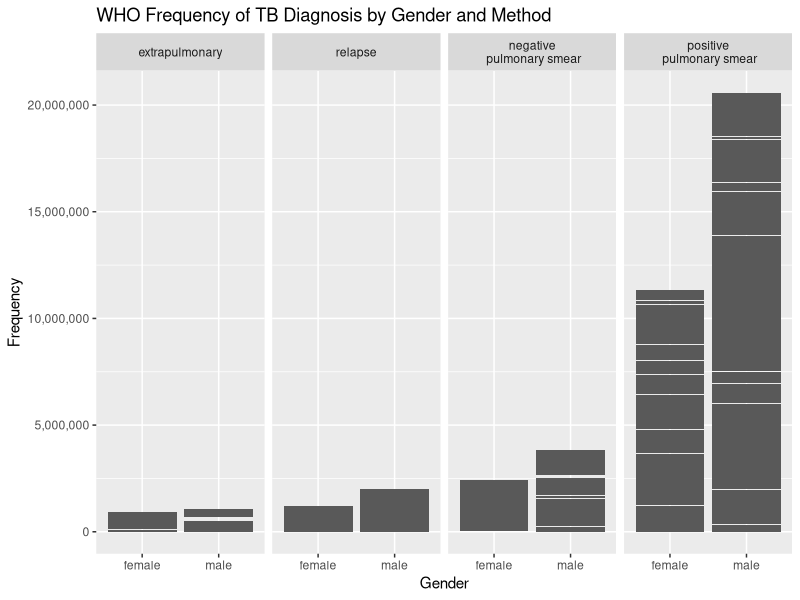
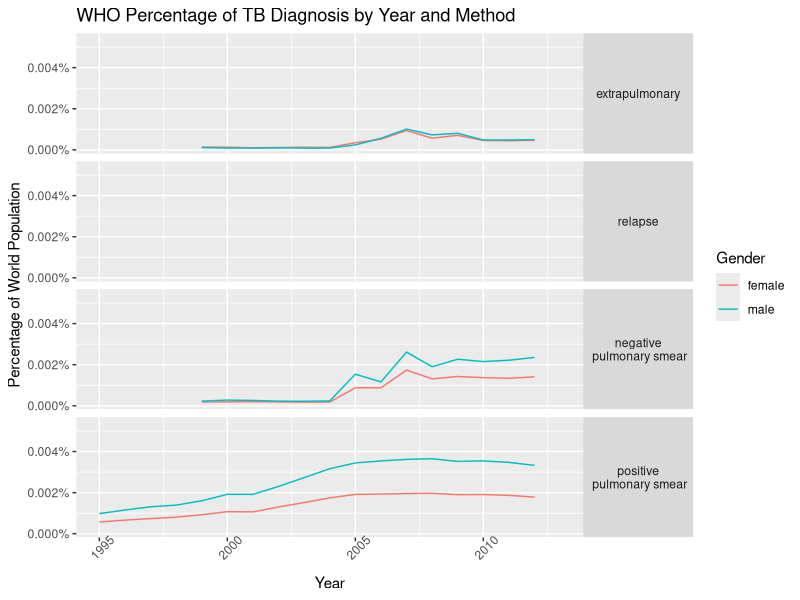
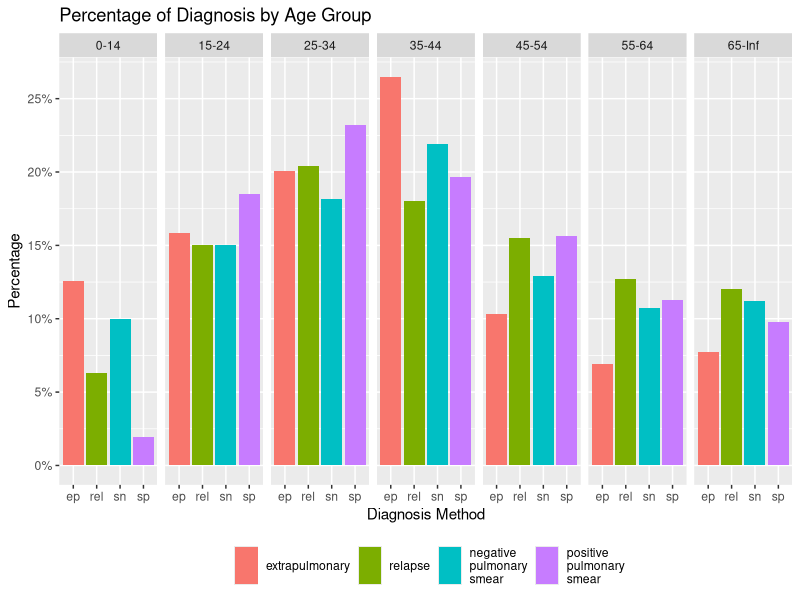

Reproduce these figures in R, in order.
## ---- chunk 1
library(dplyr)
library(tidyr)
library(ggplot2)

#your code here
who_df<- pivot_longer(who,
    cols = !c(1:4), #keep these columns 
    names_to = c("diagnosis", "gender", "age"), #names of new columns
    names_pattern = "new_?(.*)_(.)(.*)", #pattern to split old column names by to populate new columns, (.*)=match 0 or more times
    values_to = "count" #name of values column
)

## ---- chunk 2
# your code here
who_pop_df<-who_df %>%
   left_join(population,by=c("country","year")) #left join to keep all who_df data but add population data

## ---- chunk 3
# your code here
who_pop_df<-who_pop_df %>% 
  separate(age,c("min_age","max_age"),sep=-2) #sep=-2 means to take last two digits and populate into max_age, put remaining in min_age
## ---- chunk 4
# your code here
who_pop_df<-who_pop_df %>% 
  mutate(min_age=replace(min_age,min_age=="",65),max_age=replace(max_age,max_age==65,Inf)) #overwrites blanks in min_age to 65 and overwrites 65 in max_age to Inf
## ---- chunk 5
# your code here
who_pop_df %>% group_by(gender, diagnosis)%>% #group by gender and diagnosis
  summarize(frequency=sum(count,na.rm=TRUE)) #find total count of same diagnosis and same gender
## ---- chunk 6
#your code here

# ggplot(who_df)+
#   geom_col(aes(x=gender, y=count, fill=diagnosis) #bar chart by gender and diagnosis
#            ,position='dodge')+ #puts bars side-by-side instead of stacked
#   labs(title='WHO Frequency of TB Diagnosis by Gender and Method',
#        x="Gender",
#        y="Frequency"
#        )+ #label title and axes
#   scale_x_discrete(labels=c("m"="male","f"="female"))+ #change labels of m and f to what they stand for
#   scale_y_continuous(labels = scales::comma)+ #change y-axis from scientific notation to comma notation
#   scale_fill_discrete(labels = c("rel" = "relapse",
#                                  "sn" = "neg. pulmonary smear",
#                                  "sp" = "pos. pulmonary smear",
#                                  "ep" = "extrapulmonary")
#                       ) #change key values from symbols to name of what they stand for

ggplot(who_df)+
  geom_col(aes(x=gender, y=count))+ #bar chart of gender and count
  labs(title='WHO Frequency of TB Diagnosis by Gender and Method',
       x="Gender",
       y="Frequency"
       )+ #label title and axes
  scale_x_discrete(labels=c("m"="male","f"="female"))+ #change labels of m and f to what they stand for
  scale_y_continuous(labels = scales::comma)+ #change y-axis from scientific notation to comma notation
  facet_grid(.~diagnosis, #facet by diagnosis
             labeller = as_labeller(
               c("rel" = "relapse",
                 "sn" = "negative\n pulmonary smear",
                 "sp" = "positive\n pulmonary smear",
                 "ep" = "extrapulmonary")
               )#change key values from symbols to name of what they stand for
             )
## ---- chunk 7
# your code here

percentage <- who_pop_df %>%
  drop_na()%>% #drop any rows with NA values
  group_by(year, gender, diagnosis) %>% #group data by year, gender, and diagnosis
  summarise(percentage=sum(count)/sum(population)) #find sum of count by year, gender, and diagnosis over all locations; divide result by population over all locations; summarise this in column called "percentage"
## ---- chunk 8
# your code here

ggplot(percentage)+
  geom_line(aes(x=year, y=percentage,color=gender))+ #create a line plot of percentage by year, color individual lines by gender
  labs(title='WHO Percentage of TB Diagnosis by Year and Method',
       x="Year",
       y="Percentage of World Population",
       color="Gender"
       )+ #label title and axes and key
  scale_color_discrete(labels=c("m"="male", "f"="female"))+ #change labels of m and f to what they stand for
  scale_y_continuous(labels = scales::percent)+ #change y-axis from decimal to percentage
  facet_grid(rows=vars(diagnosis), #facet by diagnosis vertically
             labeller = as_labeller(c("rel" = "relapse",
                                      "sn" = "negative\n pulmonary smear",
                                      "sp" = "positive\n pulmonary smear",
                                      "ep" = "extrapulmonary")
                                    ) #change facet values from symbols to name of what they stand for
             )+
  theme(axis.text.x = element_text(angle = 45), #rotate x-axis values by 45 degrees
        strip.text.y.right = element_text(angle = 0) #make facet titles horizontal
        )
## ---- chunk 9
# your code here
who_pop_df<- who_pop_df %>%
  unite(min_age,max_age,col="age_range",sep="-") #combine min_age column and max_age column, name new column age_range, separate values from two old columns by '-'

## ---- chunk 10
# your code here

diagnosis_freq<-who_pop_df %>%
  drop_na() %>% #drop NA values
  group_by(diagnosis) %>% #group by diagnosis
  summarise(diag_freq=sum(count)) #find count of all diagnoses

age_diagnosis_data<- who_pop_df %>%
  drop_na() %>% #drop NA values
  group_by(diagnosis,age_range) %>% #group by age range and diagnosis
  summarise(age_diag_freq=sum(count)) %>% #find count of all diagnoses by age group
  left_join(diagnosis_freq) %>% # join former to the later
  mutate(percentage=age_diag_freq/diag_freq) # add column that calculates percentage

ggplot(as.data.frame(age_diagnosis_data))+ #make data a dataframe
  geom_col(aes(x=diagnosis, y=percentage,fill=diagnosis))+ #bar chart of diagnosis and percentage
  #make diagnosis fill as well to create legend on what the abbreviations mean
  labs(title='Percentage of Diagnosis by Age Group',
       x="Diagnosis Method",
       y="Percentage",
       fill="",
       )+ #label title and axes, leave title for legend blank
  scale_fill_discrete(labels=c("rel" = "relapse",
                      "sn" = "negative\npulmonary\nsmear",
                      "sp" = "positive\npulmonary\nsmear",
                      "ep" = "extrapulmonary")
                    )+#make a key for fill values to name of what they stand for
  scale_y_continuous(labels = scales::percent, #change y-axis to percentages
                     breaks=seq(0,1,.05))+ #change y-axis ticks to appear every 5%
  facet_grid(.~age_range)+ #facet by age range
  #facet_grid(rows=vars(age_range))+ #facet by age range vertically, this did not look as nice
  theme(legend.direction = "horizontal", legend.position = "bottom") #move legend to bottom of graph and make horizontal
  

